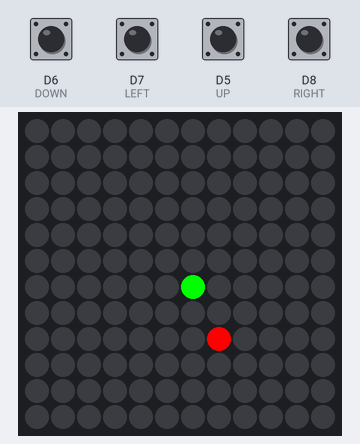
Recording of a sketch running on a simulated ESP8266 (NodeMCU). Parts: 12×12 RGB LED matrix (first LED top left, wired row by row). The inputs (shaded band) are chosen by the test bench; at power-on: D5 (UP), D6 (DOWN), D7 (LEFT), D8 (RIGHT) LOW. Random numbers use the default seed unless the sketch sets one.

Above: at 1.2 s.
1.3 s: D6 (DOWN) pulled HIGH for 0.15 s
At 1.51 s:
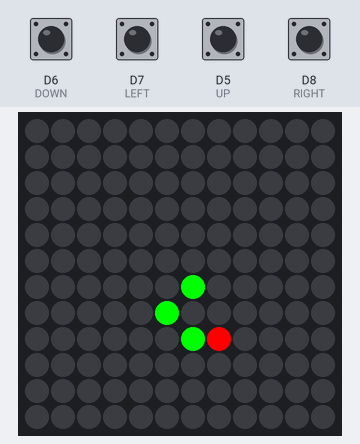
2.9 s: D7 (LEFT) pulled HIGH for 0.15 s
At 2.98 s:
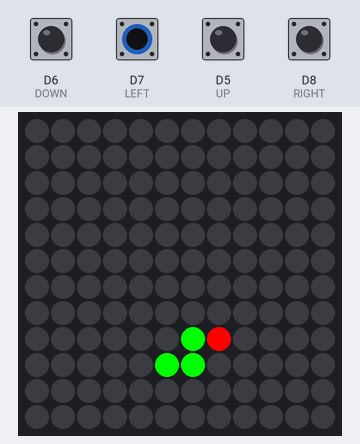
4.5 s: D5 (UP) pulled HIGH for 0.15 s
At 4.65 s:
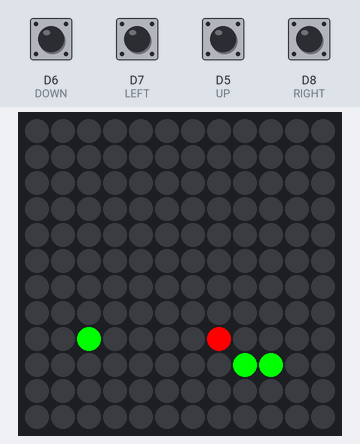
6.1 s: D8 (RIGHT) pulled HIGH for 0.15 s
At 6.21 s:
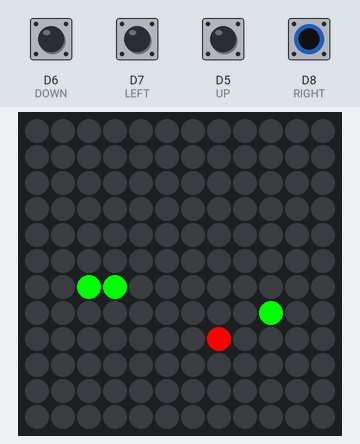
7.7 s: D6 (DOWN) pulled HIGH for 1 s
At 7.78 s:
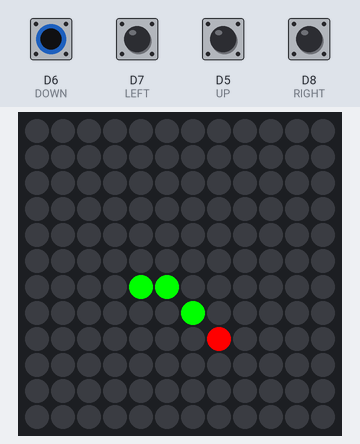
10.2 s: D7 (LEFT) pulled HIGH for 1 s
At 10.29 s:
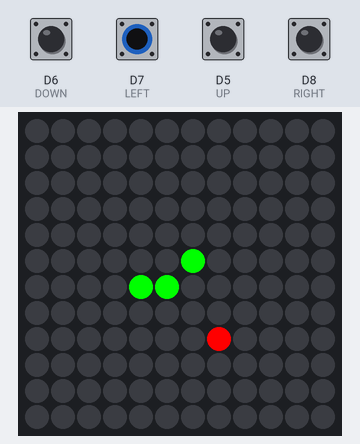

The sketch:

snake2.ino
```cpp
//#include "fx.cpp"
#include <Adafruit_NeoPixel.h>

char dir = 's';
char last_dir = 's';

#define LED_PIN D3
#define ROWS 12
#define COLS 12
#define LED_COUNT 144

#define UP	D5
#define DOWN	D6
#define LEFT	D7
#define RIGHT	D8
#define INTERRUPT 2

int map_px ( int l, int c ) {
	return l *  COLS + ((l % 2)?COLS-c-1:c);
}

Adafruit_NeoPixel strip(LED_COUNT, LED_PIN, NEO_GRB + NEO_KHZ800);

int snake_x = ROWS / 2;
int snake_y = COLS / 2;

int growing = 2;
int snake_size = 3;

int apple_x;
int apple_y;
int new_seed = 0;

uint32_t apple_color = 0xFF0000;
uint32_t snake_color = 0x00FF00;
uint32_t death_color = 0x0000FF;

#define MAX_SNAKE_SIZE 500
int snake[MAX_SNAKE_SIZE][2] = { 0 };

volatile int button_pressed = 0;

void set_button_pressed(void) {
	button_pressed = 1;
}

void setup () {

	pinMode(UP, INPUT);
	pinMode(DOWN, INPUT);
	pinMode(LEFT, INPUT);
	pinMode(RIGHT, INPUT);
	//pinMode(INTERRUPT, INPUT_PULLUP);

	//attachInterrupt(digitalPinToInterrupt(INTERRUPT), set_button_pressed, RISING);

	randomSeed(analogRead(0));

	apple_x = random(ROWS);
	apple_y = random(COLS);
	if(apple_x == snake_x) while(apple_y == snake_y) apple_y = random(COLS);

	for(int i = 0; i < snake_size; i++) {
		snake[i][0] = snake_x;
		snake[i][1] = snake_y;
	}

	strip.begin();

	strip.setPixelColor(map_px(apple_x, apple_y), apple_color);
	strip.setPixelColor(map_px(snake_x, snake_y), snake_color);

	strip.show ();

}

void reset_game() {

	strip.setPixelColor(map_px(snake_x, snake_y), death_color);
	strip.show();

	delay(1000);

	dir = 's';
	last_dir = 's';

	snake_x = ROWS / 2;	snake_y = COLS / 2;
	snake_size = 3;
	growing = 2;

	apple_x = random(ROWS);
	apple_y = random(COLS);
	new_seed = 0;
	if(apple_x == snake_x) while(apple_y == snake_y) apple_y = random(COLS);

	for(int i = 0; i < snake_size; i++) {
		snake[i][0] = snake_x;
		snake[i][1] = snake_y;
	}

	strip.clear();

	strip.setPixelColor(map_px(apple_x, apple_y), apple_color);
	strip.setPixelColor(map_px(snake_x, snake_y), snake_color);

	strip.show();

}

void seed_apple() {
	apple_x = random(ROWS);
	apple_y = random(COLS);
	for(int i = 0; i < snake_size; i++) {
		if(apple_x == snake[i][0] && apple_y == snake[i][1]) {
			apple_x = random(ROWS);
			apple_y = random(COLS);
			i = 0;
		}
	}
	strip.setPixelColor(map_px(apple_x, apple_y), apple_color);
}


void change_direction() {

	if(digitalRead(UP) == HIGH) {
		dir = 'u';
	} else if (digitalRead(DOWN) == HIGH) {
		dir = 'd';
	} else if (digitalRead(LEFT) == HIGH) {
		dir = 'l';
	} else if (digitalRead(RIGHT) == HIGH) {
		dir = 'r';
	}
	button_pressed = 0;
}

void move_snake(char c) {

	if(c == 'u' && last_dir == 'd') last_dir = 'd';
	else if(c == 'd' && last_dir == 'u') last_dir = 'u';
	else if(c == 'r' && last_dir == 'l') last_dir = 'l';
	else if(c == 'l' && last_dir == 'r') last_dir = 'r';
	else last_dir = c;

	switch(last_dir) {
		case 'u' :
			snake_x = snake[0][0] - 1;
			snake_y = snake[0][1];
			if(snake_x == -1) snake_x = ROWS-1;
			break;
		case 'd' :
			snake_x = snake[0][0] + 1;
			snake_y = snake[0][1];
			if(snake_x == ROWS) snake_x = 0;
			break;
		case 'l' :
			snake_x = snake[0][0];
			snake_y = snake[0][1] - 1;
			if(snake_y == -1) snake_y = COLS-1;
			break;
		case 'r' :
			snake_x = snake[0][0];
			snake_y = snake[0][1] + 1;
			if(snake_y == COLS) snake_y = 0;
			break;

	}

	if(!growing) strip.setPixelColor(map_px(snake[snake_size-1][0], snake[snake_size-1][1]), 0);
	else --growing;

	if(snake_x == apple_x && snake_y == apple_y) {
		++growing;
		++snake_size;
		new_seed = 1;
	}

	for(int i = snake_size - 1; i > 0; i--) {
		snake[i][0] = snake[i-1][0];
		snake[i][1] = snake[i-1][1];
		if(snake_x == snake[i][0] && snake_y == snake[i][1]) { reset_game(); return; }
	}

	snake[0][0] = snake_x;
	snake[0][1] = snake_y;


	if(new_seed) { seed_apple(); new_seed = 0; }

	strip.setPixelColor(map_px(snake_x, snake_y), snake_color);
}

void loop () {
	//if(button_pressed) change_direction();
	if(digitalRead(UP) == HIGH) {
		dir = 'u';
	} else if (digitalRead(DOWN) == HIGH) {
		dir = 'd';
	} else if (digitalRead(LEFT) == HIGH) {
		dir = 'l';
	} else if (digitalRead(RIGHT) == HIGH) {
		dir = 'r';
	}
	if(dir != 's') move_snake(dir);
	strip.show();
	delay(100 - snake_size / 5);
}
```

Measured:
- after the input at 1.3 s, the LEDs: first change after 0.07 s (image 1 shows a later state)
